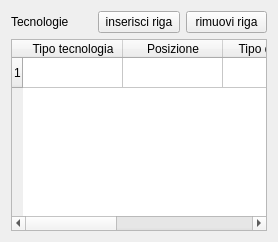
       <widget class="QWidget" name="tab_4">
        <attribute name="title">
         <string>Tecnologie</string>
        </attribute>
        <layout class="QGridLayout" name="gridLayout_14">
         <item row="0" column="0">
          <layout class="QGridLayout" name="gridLayout_13">
           <item row="0" column="0">
            <widget class="QLabel" name="label_23">
             <property name="text">
              <string>Tecnologie</string>
             </property>
            </widget>
           </item>
           <item row="0" column="1">
            <widget class="QPushButton" name="pushButton_insert_row_tecnologie">
             <property name="font">
              <font>
               <pointsize>9</pointsize>
              </font>
             </property>
             <property name="text">
              <string>inserisci riga</string>
             </property>
            </widget>
           </item>
           <item row="0" column="2">
            <widget class="QPushButton" name="pushButton_remove_row_tecnologie">
             <property name="font">
              <font>
               <pointsize>9</pointsize>
              </font>
             </property>
             <property name="text">
              <string>rimuovi riga</string>
             </property>
            </widget>
           </item>
           <item row="1" column="0" colspan="3">
            <widget class="QTableWidget" name="tableWidget_tecnologie">
             <property name="font">
              <font>
               <pointsize>9</pointsize>
              </font>
             </property>
             <property name="frameShape">
              <enum>QFrame::StyledPanel</enum>
             </property>
             <property name="frameShadow">
              <enum>QFrame::Raised</enum>
             </property>
             <property name="verticalScrollBarPolicy">
              <enum>Qt::ScrollBarAsNeeded</enum>
             </property>
             <property name="horizontalScrollBarPolicy">
              <enum>Qt::ScrollBarAsNeeded</enum>
             </property>
             <property name="editTriggers">
              <set>QAbstractItemView::AnyKeyPressed|QAbstractItemView::DoubleClicked|QAbstractItemView::EditKeyPressed</set>
             </property>
             <property name="selectionMode">
              <enum>QAbstractItemView::SingleSelection</enum>
             </property>
             <property name="selectionBehavior">
              <enum>QAbstractItemView::SelectRows</enum>
             </property>
             <property name="rowCount">
              <number>1</number>
             </property>
             <property name="columnCount">
              <number>5</number>
             </property>
             <row/>
             <column>
              <property name="text">
               <string>Tipo tecnologia</string>
              </property>
             </column>
             <column>
              <property name="text">
               <string>Posizione</string>
              </property>
             </column>
             <column>
              <property name="text">
               <string>Tipo quantità</string>
              </property>
             </column>
             <column>
              <property name="text">
               <string>Unità di misura</string>
              </property>
             </column>
             <column>
              <property name="text">
               <string>Qtà</string>
              </property>
             </column>
            </widget>
           </item>
          </layout>
         </item>
        </layout>
       </widget>
